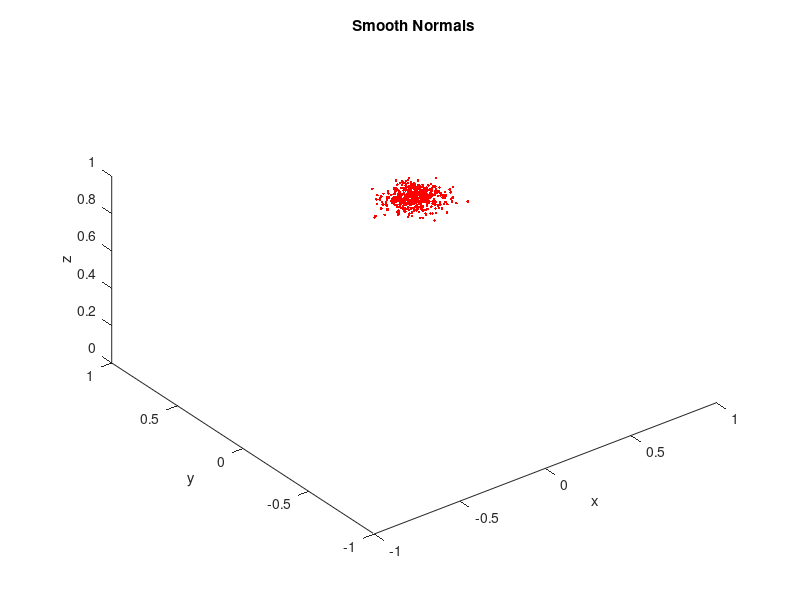

MATLAB code to generate this figure: (Note: this script raises an error after producing the figure.)
close all;
clear;
clc;

rng(2);
dataset_size = 1;
data_size = 500;
bin_numbers = 41;
rho = ones(dataset_size, data_size);
%% Beckmann Data

%smooth beckmann
a_smooth = 0.1;
eps1 = rand(dataset_size, data_size);
eps2 = rand(dataset_size, data_size);
phi = 2 * pi * eps2;
theta_beckmann_smooth = atan(sqrt(-a_smooth^2 * log(1-eps1)));
[x, y, z] = sph2cart(phi,pi/2 - theta_beckmann_smooth,rho);
figure;
plot3(x, y, z, '.r');
axis equal;
xlim([-1,1]);ylim([-1,1]);zlim([0,1]);
xlabel('x');ylabel('y');zlabel('z');
title('Smooth Normals');
figure;
smooth_hist = histogram(theta_beckmann_smooth, 'Normalization','probability');
xlabel('\theta');
title('Smooth Distribution');
smooth_hist.BinEdges = linspace(0, pi/2,bin_numbers);
%rough beckmann
a_rough = 0.5;
eps1 = rand(dataset_size, data_size);
eps2 = rand(dataset_size, data_size);
phi = 2 * pi * eps2;
theta_beckmann_rough = atan(sqrt(-a_rough^2 * log(1-eps1)));
[x, y, z] = sph2cart(phi,pi/2 - theta_beckmann_rough,rho);
figure;
title('Rough Normals');
plot3(x, y, z, '.r');
axis equal;
xlim([-1,1]);ylim([-1,1]);zlim([0,1]);
xlabel('x');ylabel('y');zlabel('z');
figure;
title('Rough Distribution');
rough_hist = histogram(theta_beckmann_rough,'Normalization','probability');
xlabel('\theta');
rough_hist.BinEdges = linspace(0, pi/2,bin_numbers);
%super rough beckmann
a_super_rough = 0.99;
eps1 = rand(dataset_size, data_size);
eps2 = rand(dataset_size, data_size);
phi = 2 * pi * eps2;
theta_beckmann_super_rough = atan(sqrt(-a_super_rough^2 * log(1-eps1)));
[x, y, z] = sph2cart(phi,pi/2 - theta_beckmann_super_rough,rho);
figure;
plot3(x, y, z, '.r');
title('Super Rough Normals');
axis equal;
xlim([-1,1]);ylim([-1,1]);zlim([0,1]);
xlabel('x');ylabel('y');zlabel('z');
figure;
title('Super Rough Distribution');
super_rough_hist = histogram(theta_beckmann_super_rough, 'Normalization', 'probability');
xlabel('\theta');
super_rough_hist.BinEdges = linspace(0, pi/2,bin_numbers);


smooth_values = smooth_hist.Values;
rough_values = rough_hist.Values;
super_rough_values = super_rough_hist.Values;

smooth_rough_dist = -log(sum(sqrt(smooth_values .* rough_values)))
smooth_super_rough_dist = -log(sum(sqrt(smooth_values .* super_rough_values)))
rough_super_rough_dist = -log(sum(sqrt(super_rough_values .* rough_values)))

a_test = rand(1);
eps1 = rand(dataset_size, 20);
eps2 = rand(dataset_size, 20);
phi = 2 * pi * eps2;
theta_test = atan(sqrt(-a_test^2 * log(1-eps1)));
[x, y, z] = sph2cart(phi,pi/2 - theta_test,rho(1:20));
figure;
plot3(x, y, z, '.r');
title('Test Normals');
axis equal;
xlim([-1,1]);ylim([-1,1]);zlim([0,1]);
xlabel('x');ylabel('y');zlabel('z');
figure;
test_hist = histogram(theta_test,'Normalization','probability');
title('Test Distribution');
xlabel('\theta');
test_hist.BinEdges = linspace(0, pi/2,bin_numbers);
test_values = test_hist.Values;

smooth_dist = -log(sum(sqrt(smooth_values .* test_values)))
rough_dist = -log(sum(sqrt(rough_values .* test_values)))
super_smooth_dist = -log(sum(sqrt(super_rough_values .* test_values)))

aaa = histcounts(theta_test,'Normalization','probability');